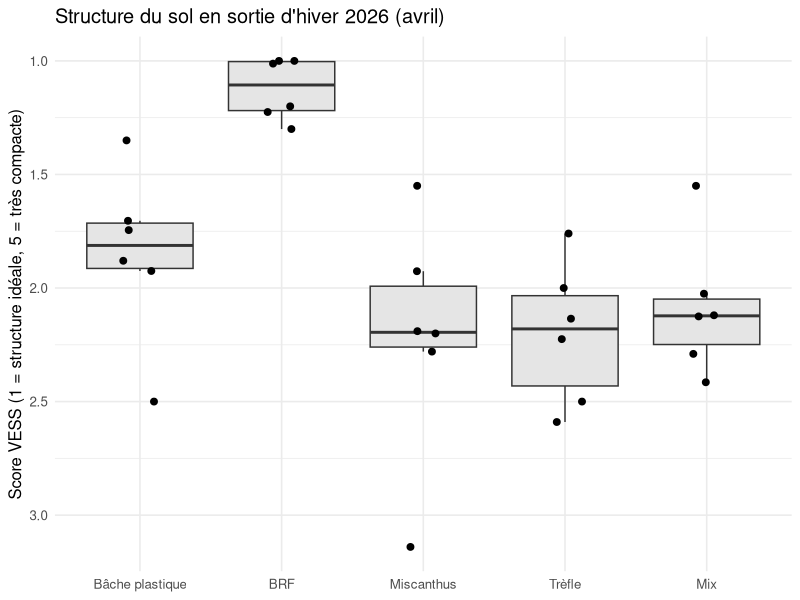

Here is the R script that generated this plot:
# =============================================================================
# Paillages et santé du sol en maraîchage bio sur petite surface — Lauzelle 2026
# -----------------------------------------------------------------------------
# SCRIPT DE LA FICHE, PAS L'ANALYSE ORIGINALE.
# Les scripts R/Rmd du mémoire n'ont pas été transmis. Ce script reproduit la
# structure de modèle décrite dans le mémoire (p. 37–38) pour les variables
# principales de la fiche, afin de vérifier les ordres de grandeur.
#
# Travail d'origine : Pierre-André Peters-Dickie, mémoire de fin d'études
#   (UCLouvain, 2025–2026), promoteur G. Lobet. Plateforme conçue par Eliot Vas (2025).
# Adaptation : PEPA Lab, 2026-11-17.
#
# Entrée  : ../donnees.csv (format long, une ligne = une parcelle × une variable × une date)
# Sorties : resultats_anova.csv, moyennes_modalites.csv, figure_principale.png
#           (écrits dans ce dossier analyse/)
# Packages (versions testées) : R 4.3.3 · readr 2.1.5 · dplyr 1.1.4 · tidyr 1.3.1 ·
#           car 3.1.2 · emmeans 1.10.0 · ggplot2 3.4.4
# Exécution : depuis le dossier analyse/ →  Rscript analyse.R
# =============================================================================

# ---- 0. Packages -------------------------------------------------------------
suppressPackageStartupMessages({
  library(readr); library(dplyr); library(tidyr)
  library(car); library(emmeans); library(ggplot2)
})

# ---- 1. Import ---------------------------------------------------------------
d <- read_csv("../donnees.csv", show_col_types = FALSE)

# Ordre des modalités : témoin d'abord, puis paillages morts, puis vivants
niveaux <- c("Bâche plastique", "BRF", "Miscanthus", "Trèfle", "Mix")
d <- d |>
  mutate(modalite = factor(modalite, levels = niveaux),
         colonne  = factor(colonne),
         bloc     = factor(bloc))

# ---- 2. Préparation ----------------------------------------------------------
# On ne garde que la saison 2026 et on écarte les observations que le mémoire
# a lui-même exclues (flag contenant « écartée » : parcelle B9 en infiltration).
# Les autres flags (adventices, laitue rouge) sont informatifs : ces variables
# ne sont pas modélisées ici.
d26 <- d |>
  filter(saison == 2026, !grepl("écartée", coalesce(flag, ""), fixed = TRUE))

# Variables mesurées une seule fois sur les 30 parcelles → modèle complet
vars_30 <- c("vess", "carbone_total", "azote_total", "lombrics_total",
             "lombrics_endoges", "carbone_microbien", "humidite_ponderale",
             "infiltration_stabilisee")

# ---- 3. Descriptif -----------------------------------------------------------
moyennes <- d26 |>
  filter(variable %in% c(vars_30, "biomasse_plant", "spad")) |>
  group_by(variable, culture, modalite) |>
  summarise(n = sum(!is.na(valeur)),
            moyenne = mean(valeur, na.rm = TRUE),
            ecart_type = sd(valeur, na.rm = TRUE), .groups = "drop")
print(moyennes, n = 100)

# ---- 4. Modèles --------------------------------------------------------------
# Structure du mémoire : blocs aléatoires complets, Colonne (A–C) = facteur de
# blocage répliqué sur les 2 blocs légumes. En 2026, les facteurs spatiaux sont
# traités en EFFETS FIXES (choix de l'auteur, p. 36) pour décrire le gradient
# de la plateforme plutôt que de le neutraliser.
#   modèle : valeur ~ modalite + bloc + colonne   (ANOVA de type II)
# Type II car le plan est équilibré sauf exclusions ponctuelles (B9) : l'ordre
# des facteurs ne doit pas influencer le test.
ajuste <- function(df, formule) {
  m <- lm(formule, data = df)
  a <- car::Anova(m, type = "II")
  # Êta² partiel = SC_facteur / (SC_facteur + SC_résiduelle), comme dans le mémoire
  ss_res <- a["Residuals", "Sum Sq"]
  tibble(terme = rownames(a), sc = a[["Sum Sq"]], ddl = a[["Df"]],
         F = a[["F value"]], p = a[["Pr(>F)"]]) |>
    filter(terme != "Residuals") |>
    mutate(eta2_partiel = sc / (sc + ss_res))
}

res_30 <- d26 |>
  filter(variable %in% vars_30) |>
  group_by(variable) |>
  group_modify(~ ajuste(.x, valeur ~ modalite + bloc + colonne)) |>
  ungroup()

# Cultures de printemps : seulement 3 modalités × 3 parcelles par culture
# (Trèfle et Mix non cultivés). Pas de facteur bloc : chaque culture occupe un
# seul bloc. ATTENTION : 4 ddl résiduels seulement → tests peu puissants et
# tailles d'effet instables (le mémoire le signale, p. 44 et 47).
res_cult <- d26 |>
  filter(variable %in% c("biomasse_plant", "spad"),
         culture %in% c("Épinard", "Laitue")) |>
  group_by(variable, culture) |>
  group_modify(~ ajuste(droplevels(.x), valeur ~ modalite + colonne)) |>
  ungroup()

resultats <- bind_rows(res_30, res_cult) |>
  mutate(across(c(sc, F, p, eta2_partiel), ~ signif(.x, 3)))
print(resultats, n = 100)

# Comparaisons par paires (Tukey) pour la variable clé de la fiche : VESS
m_vess <- lm(valeur ~ modalite + bloc + colonne, data = filter(d26, variable == "vess"))
print(pairs(emmeans(m_vess, ~ modalite), adjust = "tukey"))

# ---- 5. Figures --------------------------------------------------------------
# Figure principale : structure du sol (VESS) par modalité, une boîte par
# modalité et les 6 parcelles en points. Score bas = meilleure structure.
fig <- d26 |>
  filter(variable == "vess") |>
  ggplot(aes(modalite, valeur)) +
  geom_boxplot(outlier.shape = NA, fill = "grey90") +
  geom_jitter(width = 0.12, height = 0, size = 2) +
  scale_y_reverse() +
  labs(x = NULL, y = "Score VESS (1 = structure idéale, 5 = très compacte)",
       title = "Structure du sol en sortie d'hiver 2026 (avril)") +
  theme_minimal(base_size = 12)
ggsave("figure_principale.png", fig, width = 7, height = 4.5, dpi = 150)

# ---- 6. Export ---------------------------------------------------------------
write_csv(resultats, "resultats_anova.csv")
write_csv(mutate(moyennes, across(c(moyenne, ecart_type), ~ round(.x, 3))),
          "moyennes_modalites.csv")
cat("Terminé : resultats_anova.csv, moyennes_modalites.csv, figure_principale.png\n")
